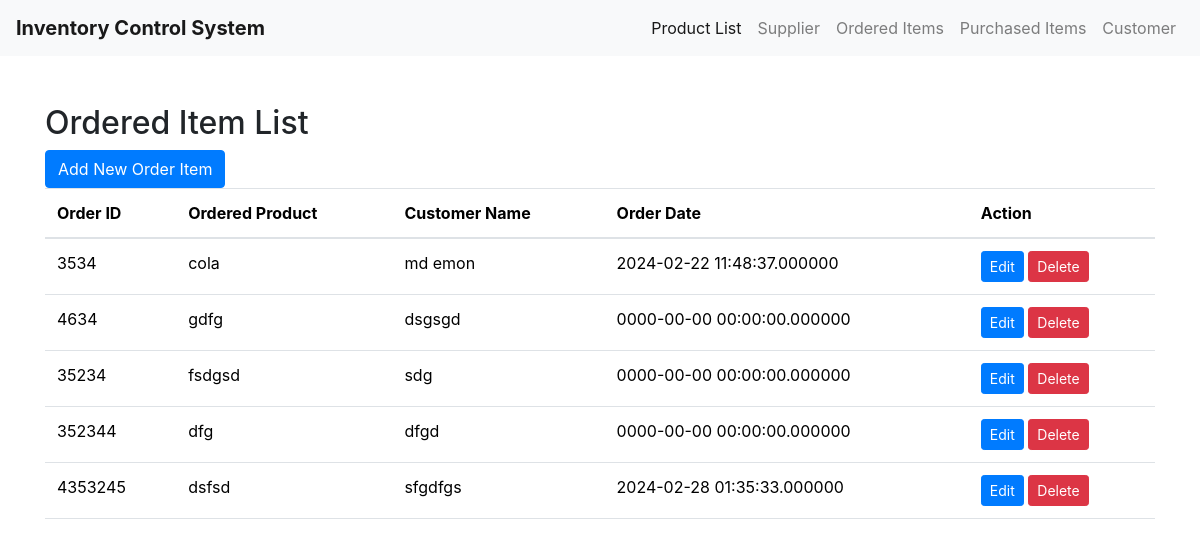
The page /orderitem.php on the database its author committed.
### tables this page shows
CREATE TABLE `orderitem` (
  `order_id` int(20) NOT NULL,
  `order_product` varchar(50) NOT NULL,
  `customer_name` varchar(50) NOT NULL,
  `order_date` datetime(6) NOT NULL DEFAULT current_timestamp(6)
);

### orderItem.php (the view, shortened to what this page needs)
<!DOCTYPE html>
<html lang="en">
<head>
    <link rel="stylesheet" href="https://cdn.jsdelivr.net/npm/bootstrap@5.3.3/dist/css/bootstrap.min.css">
</head>
<body>
    <header>
        <?php include 'navbar.php'; ?>
    </header>
    <div class="container my-5">
        <h2>Ordered Item List</h2>
        <a href="/inventory/order-create.php" role="button" class="btn btn-primary">Add New Order Item</a>
        <br>
        <table class="table">
            <thead>
                <tr>
                    <th>Order ID</th>
                    <th>Ordered Product</th>
                    <th>Customer Name</th>
                    <th>Order Date</th>
                    <th>Action</th>
                </tr>
            </thead>
            <tbody>
                <?php
$servername = "localhost";
$username = "root";
$password = "";
$database = "inventory";
$connection = new mysqli($servername, $username, $password, $database);
$sql="SELECT *FROM orderitem";
$result = $connection->query($sql);
while($row = $result->fetch_assoc()){
	echo "
	<tr>
	 <td>$row[order_id]</td>
	 <td>$row[order_product]</td>
	 <td>$row[customer_name]</td>
	 <td>$row[order_date]</td>
	 <td>
		<a class='btn btn-primary btn-sm' href='/inventory/orderEdit.php?id=$row[order_id]' >Edit</a>
		<a class='btn btn-danger btn-sm' href='/inventory/orderDelete.php?id=$row[order_id]' >Delete</a>
	 </td>
    </tr>
	";
}
?>
            </tbody>
        </table>
    </div>
</body>
</html>

### rows shown on the page
orderitem: order_id "3534", order_product "cola", customer_name "md emon", order_date "2024-02-22 11:48:37.000000"
orderitem: order_id "4634", order_product "gdfg", customer_name "dsgsgd", order_date "0000-00-00 00:00:00.000000"
orderitem: order_id "35234", order_product "fsdgsd", customer_name "sdg", order_date "0000-00-00 00:00:00.000000"
orderitem: order_id "352344", order_product "dfg", customer_name "dfgd", order_date "0000-00-00 00:00:00.000000"
orderitem: order_id "4353245", order_product "dsfsd", customer_name "sfgdfgs", order_date "2024-02-28 01:35:33.000000"
